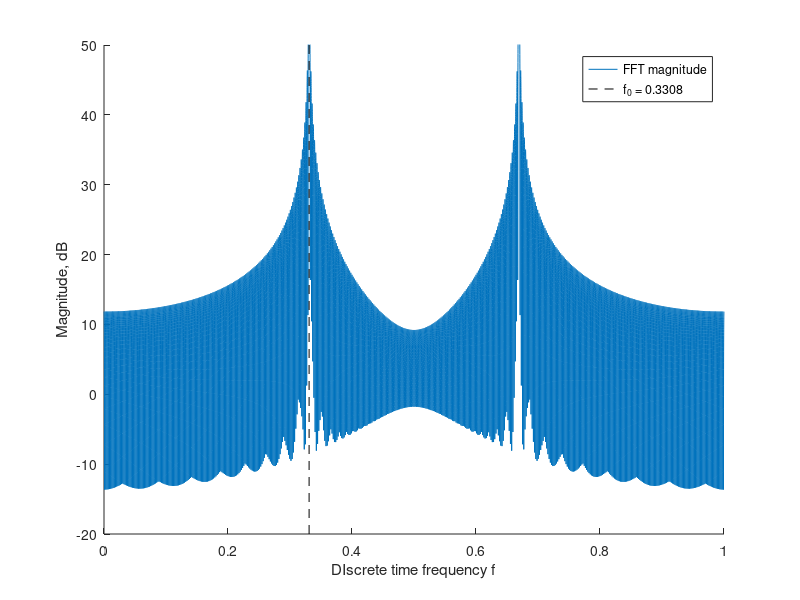
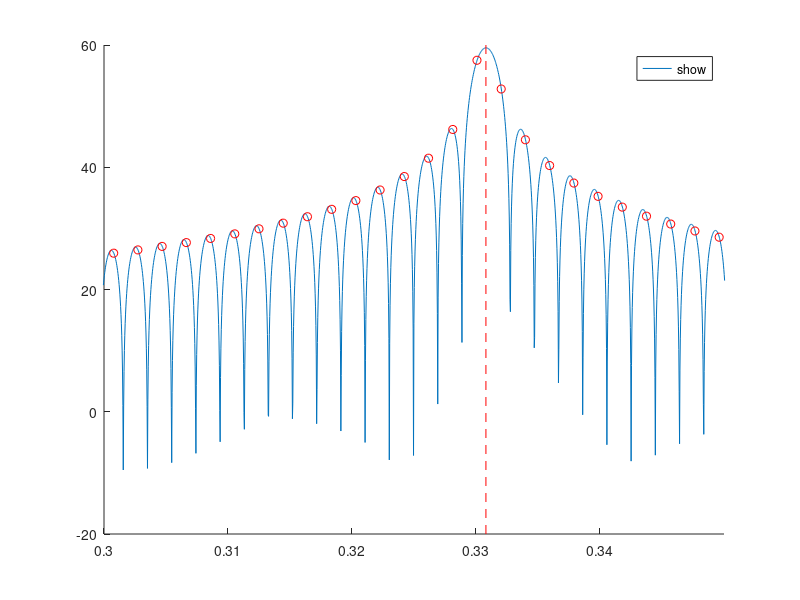
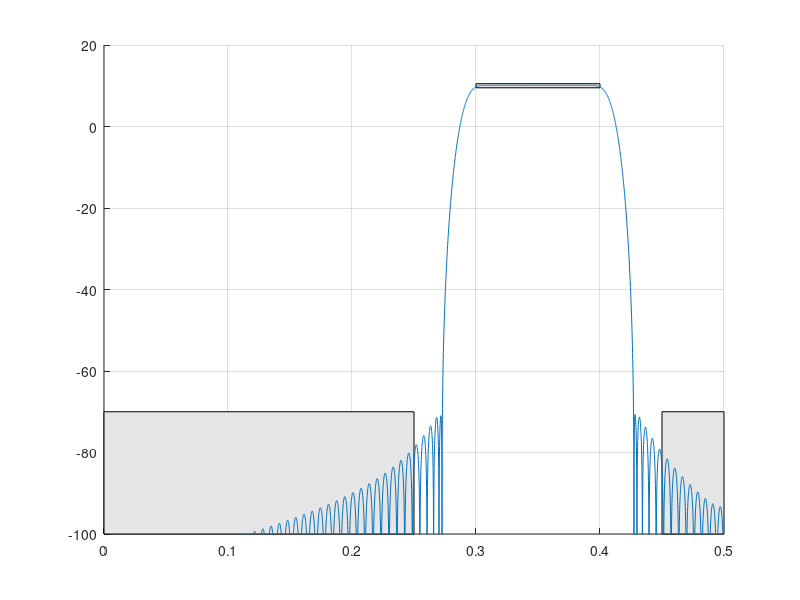
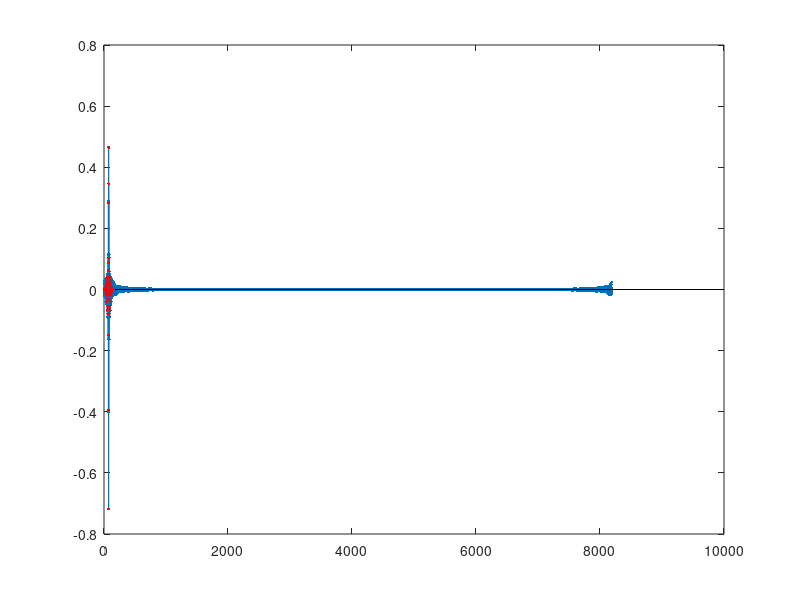

Source code (MATLAB) for these figures, in order: (Note: this script raises an error after producing the figures.)

%%
N = 8 * 1024;
M = 150;
beta = 8; %higher lowers ripple but widens transition band


f = (0:N-1) / N;
f(N/2+1+1:N) = f(N/2+1+1:N)-1;

figure(3); clf; %make filter mask 
Fp_end = 8000/20000;
Fp_start = 6000/20000; 
Fs_start = 0;
Fs_end = 5000/20000;
Fp_dB_start = 10;
Fp_dB_end = 10;
Fp_dB_rip = -0.5;
Fs_dB_att = -70;


patch([(9/20) .5 .5 (9/20)] ,[-100 -100 Fs_dB_att Fs_dB_att], 0.9 * [1 1 1]);  %comment out if not bandpass
patch([Fs_start Fs_end Fs_end Fs_start] , [-100 -100 Fs_dB_att Fs_dB_att], 0.9 * [1 1 1]);
patch([Fp_start Fp_end Fp_end Fp_start], ...
    [(Fp_dB_start - Fp_dB_rip) (Fp_dB_end - Fp_dB_rip) (Fp_dB_end + Fp_dB_rip) (Fp_dB_start + Fp_dB_rip)],...
    0.9 * [1 1 1]);
grid on;
hold on;
axis([0 0.5 -90 10]);

Hd = 3.2*(abs(f) > 0.29 & abs(f) < 0.41); %Numbers respectively are close to start and end of passband 
Hd = Hd .* exp(-j*2*pi*f*(M-1)/2);

%if you want to have a sloped passband; comment out Hd statement if not  
slope = (Fp_dB_start-Fp_dB_end) / (Fp_start - Fp_end); 
%slope = 0.1; %alternatively, hardcode it 
Fp_height = 0.4;
%Hd = Hd .* (10 .^ ((10/ slope) .* (abs(f)- Fp_height)/20 )); 


%plot(f, 20*log10(abs(Hd)), 'r');

hd = ifft(Hd);
figure(8); clf;
n = 0:N-1;
stem(n,hd,'.');
hold on; 

win = kaiser(M,beta)';

h = hd(1:M) .* win; %coefficients 
plot(0:M-1, h, 'r.');

H = fft(h, N );
figure(3);
plot ( f(1:N/2), 20 * log10(abs(H(1:N/2))));
ylim([-100, 20]);

%% HW4 Q3, A

A = 3.7; %amplitude in V
f0 = 0.3308; 
N = 512; %block size
NFFT = 32768; %FFT points 

n = linspace(0,N-1,N); %time indices 
x_w = A * cos(2*pi()*f0*n); %sample signal as function of time indices 
 
fft_x_w = fft(x_w,NFFT); %dtft calculation from FFT
ffw_x_w_dB = 20 * log10(abs(fft_x_w) + 0.0000000000001); %magnitude of FFT, small positive value in log10() argument to avoid log10(0)

f = linspace(0,1,NFFT); %frequency from 0 to 1, NFFT indices 

figure;
hold on;
plot(f,ffw_x_w_dB,'DisplayName','FFT magnitude'); %plots discrete time frequency 'f' vs magnitude 
ylim([-20 50]);
plot([f0 f0], ylim,'--k', 'DisplayName','f_0 = 0.3308'); %shows f0 
xlabel('DIscrete time frequency f');
ylabel('Magnitude, dB');
legend('show');

hold off;

%% Q3, B
fprintf('NEW INSTANCE \n');

A = 3.7;
f0 = 0.3308;
N = 512; 
NFFT = 32768;
n = linspace(0,N-1,N);
x_w = A * cos(2*pi()*f0*n);
fft_x_w = fft(x_w,NFFT);
ffw_x_w_dB = 20 * log10(abs(fft_x_w) + 0.0000000000001);
f = linspace(0,1,NFFT);
figure;
hold on;
plot(f,ffw_x_w_dB,'DisplayName','FFT magnitude');
ylim([-20 60]);
xlim([0.30 0.35]);
plot([f0 f0], ylim,'--r','DisplayName','f0 = 0.3308'); %shows f0 
%no hold-off here, is instead below to include DFT on single plot 

%end of 3a code

ffw_x_w_DFT = fft(x_w); %512-point DFT calculation
fft_x_w_DFT_dB = 20 * log10(abs(ffw_x_w_DFT) + 0.000000000000000000001); %compute 32768 point FFT 


f_DFT = linspace(0,1,N+1);%aligns 512 DFT points to 32768 point DFT curve


plot(f_DFT(1:N),fft_x_w_DFT_dB,'ro','MarkerSize',6,'DisplayName','512-point DFT');

legend('show', 'Location','best');




ylim([-20 60]); %dB only has so much of a range
xlim([0.30 0.35]);%discrete time frequency range specified in problem 






hold off;

%% Q3, C
w = kaiser(N,8); %N = 512, 8 = beta

x_w = x .* w'; %applies kaiser window to x[n]

%compute DTFT
DTFT_x_w = fft(x_w, NFFT);
DTFT_x_w_dB = 20 * log10(abs(DTFT_x_w) + 0.000000000000001);

%compute 512-point DFT
DFT_x_w = fft(x_w);
DFT_x_w_dB = 20 * log10(abs(DFT_x_w) + 0.000000000000001);

%defining frequency axes
DTFT_f = linspace(0,1,NFFT);
DFT_f = linspace(0,(N-1)/N,N);

%calculating cosine peak
peak = A * (sum(w)/N) *N/2; %amplitude of cos() times average value of window function times N/2 (since positive and negative frequencies split) 
peak_dB = 20 * log10(peak); %'peak' is nonzero so no correction needed

figure;

hold on;

plot(DTFT_f,DTFT_x_w_dB,'DisplayName','32768-Point FFT'); %DTFT on plot
plot(DFT_f,DFT_x_w_dB,'ro','MarkerSize',5,'DisplayName','512-Point DFT'); %DFT on plot
plot([0.30 0.35], [peak_dB peak_dB], '--k','DisplayName',sprintf('cos() Peak: %.1f dB', peak_dB)); %cos() amplitude in dB on plot 

xlim([0.3 0.35]);
xlabel('DIscrete time frequency f');
ylabel('Magnitude, dB');
title('DTFT vs. DFT for beta = 8)');
legend('show');


hold off;

%% Q4

fprintf('NEW INSTANCE \n');
%getting data from text file
directory = 'C:\Users\vifro\OneDrive\Documents\MATLAB';
file_name = 'hw4data.txt';
file_path = fullfile(directory, file_name);
x = load(file_path);
x = x(:);

Fs = 75 * 1000; %75 ksps = sampling frequency
N = length(x); %is 512

NFFT = 32768;
f = linspace(0, Fs, NFFT);

beta = 10;

figure;
hold on;

win = kaiser(N, beta);
x_win = x .* win;

fft_x_win = fft(x_win, NFFT);
fft_x_win_dB = 20 * log10(abs(fft_x_win) + 0.0000000000001);

plot(f, fft_x_win_dB);

xlim([8000 13000]);
ylim([-100 60]);

hold off;

xlabel('Frequency (Hz)');
ylabel('Magnitude (dB)');
title('hw4data.txt Kaiser Window, Beta = 10');

%calculate where gain is maximum, getting frequency
ind_large = find(f > 9000 & f < 10000);
[M_large, I_large] = max(fft_x_win_dB(ind_large));
f_large = f(ind_large(I_large));

ind_small = find(f > 11000 & f < 12000);
[M_small, I_small] = max(fft_x_win_dB(ind_small));
f_small = f(ind_small(I_small));

%calculate amplitude in V
fprintf('NEW INSTANCE \n');
%multiply by 2 because symmetric
%divide by window size to account for tapering by window
A_large = 2 * abs(fft_x_win(ind_large(I_large))) / sum(win);
A_small = 2 * abs(fft_x_win(ind_small(I_small))) / sum(win);

fprintf('Large Component Frequency, Hz = %.4f\n', f_large);
fprintf('Large Component Amplitude, V = %.4f\n', A_large);
fprintf('Small Component Frequency, Hz = %.4f\n', f_small);
fprintf('Small Component Amplitude, V = %.4f\n', A_small);

%%
% Testing out different beta = 0, see if same result (it's the same, mostly)
%getting data from text file
directory = 'C:\Users\vifro\OneDrive\Documents\MATLAB';
file_name = 'hw4data.txt';
file_path = fullfile(directory, file_name);
x = load(file_path);
x = x(:);

Fs = 75 * 1000; %75 ksps = sampling frequency


%%
N = length(x); %is 512
x = x(:);
NFFT = 32768;
f = linspace(0, Fs, NFFT);

beta = 8;

figure;
hold on;

win = kaiser(N, beta);
x_win = x .* win;

fft_x_win = fft(x_win, NFFT);
fft_x_win_dB = 20 * log10(abs(fft_x_win) + 0.0000000000001);

plot(f, fft_x_win_dB);

%xlim([8000 13000]);
%ylim([-100 60]);

hold off;

xlabel('Frequency (Hz)');
ylabel('Magnitude (dB)');
title('hw4data.txt Kaiser Window, Beta = 0');
%%
fprintf('NEW INSTANCE #### \n')
%calculate where gain is maximum, getting frequency
ind_large = find(f > 8000 & f < 8200);
[M_large, I_large] = max(fft_x_win_dB(ind_large));
f_large = f(ind_large(I_large));

ind_small = find(f > 8400 & f < 8600);
[M_small, I_small] = max(fft_x_win_dB(ind_small));
f_small = f(ind_small(I_small));

% calculate amplitude in V
fprintf('NEW INSTANCE \n');
%multiply by 2 because symmetric
%divide by window size to account for tapering by window
A_large = 2 * abs(fft_x_win(ind_large(I_large))) / sum(win);
A_small = 2 * abs(fft_x_win(ind_small(I_small))) / sum(win);

fprintf('Beta = 0, Large Component Frequency, Hz = %.4f\n', f_large);
fprintf('Beta = 0, Large Component Amplitude, V = %.4f\n', A_large);
fprintf('Beta = 0, Small Component Frequency, Hz = %.4f\n', f_small);
fprintf('Beta = 0, Small Component Amplitude, V = %.4f\n', A_small);
